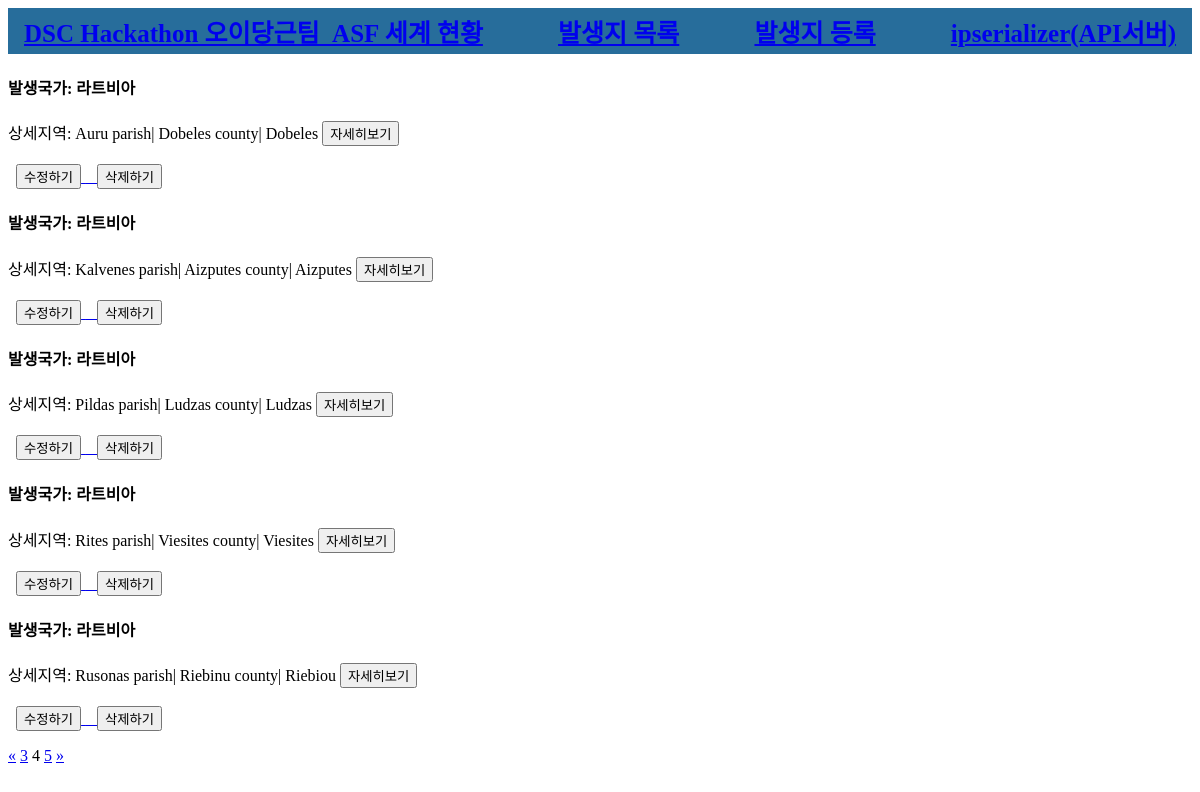
The app's page /first/list/?page=4 with its own data.
### first/models.py (models this page shows)
class InfectedPlace(models.Model):
    name = models.CharField(max_length=30, null=True, blank=True)
    address = models.CharField(max_length=200, null=True, blank=True)
    lat = models.DecimalField(max_digits=20, decimal_places=16)
    lng = models.DecimalField(max_digits=20, decimal_places=16)
    happened_at = models.CharField(max_length=30, null=True, blank=True)
    reported2oie_at = models.DateTimeField(null=True, blank=True)
    memo = models.TextField(null=True, blank=True)
    password = models.CharField(max_length=10, null=True, blank=True)
    created_at = models.DateTimeField(auto_now_add=True, null=True)
    updated_at = models.DateTimeField(auto_now=True, null=True)

### first/views.py (the view)
# urls.py: path('first/list/', views.list, name='list'),
def list(request):
    theinfectedplace = InfectedPlace.objects.all()
    paginator = Paginator(theinfectedplace, 5)
    page = request.GET.get('page')
    items = paginator.get_page(page)
    context = {
        'infectedplace': items
    }
    return render(request, 'first/list.html', context)

### first/templates/first/list.html (shortened to what this page needs)
{% extends 'first/base.html' %}
{% load static %}
{% block content %}
<head>
</head>
<body>
    {% for item in infectedplace %}
    <div>
        <h4>발생국가: {{ item.name }}</h4>
<p>
            상세지역: {{ item.address }}
            <a href="{% url 'infectedplace-detail' id=item.id %}" class="card-link"><button class="btn btn-danger">자세히보기</button></a>
            <br><br>&nbsp;
            <a href="{% url 'infectedplace-update' id=item.id %}">
            <button class="btn btn-danger">수정하기</button>
            <a href="{% url 'infectedplace-delete' id=item.id %}">
            <button class="btn btn-danger">삭제하기</button>
            </a>
        </p>
    </div>
    {% endfor %}
    <div class="row">
        <div class="col-sm-12 text-center">
            <div class="pagination">
                <span class="step-links text-center" style="width:100%;">
                    {% if infectedplace.has_previous %}
                        <a href="?page=1">&laquo;</a>
                        <a href="?page={{ infectedplace.previous_page_number }}">{{ infectedplace.previous_page_number }}</a>
                    {% endif %}
                    <span class="current">
                        {{ infectedplace.number }}
                    </span>
                    {% if infectedplace.has_next %}
                        <a href="?page={{ infectedplace.next_page_number }}">{{ infectedplace.next_page_number }}</a>
                        <a href="?page={{ infectedplace.paginator.num_pages }}">&raquo;</a>
                    {% endif %}
            </div>
        </div>
    </div>
</body>
</html>
{% endblock %}

### records on screen
InfectedPlace: name "라트비아", address "Auru parish| Dobeles county| Dobeles"
InfectedPlace: name "라트비아", address "Kalvenes parish| Aizputes county| Aizputes"
InfectedPlace: name "라트비아", address "Pildas parish| Ludzas county| Ludzas"
InfectedPlace: name "라트비아", address "Rites parish| Viesites county| Viesites"
InfectedPlace: name "라트비아", address "Rusonas parish| Riebinu county| Riebiou"

### other values on screen
{{ infectedplace.previous_page_number }} "3"
{{ infectedplace.number }} "4"
{{ infectedplace.next_page_number }} "5"
